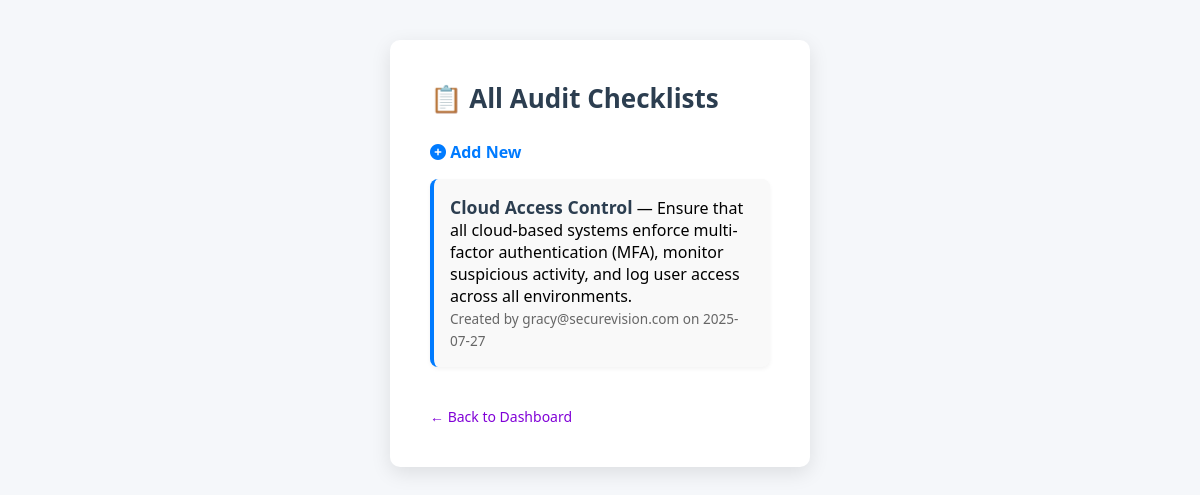
Screenshot of /checklists (signed in) with the database file from the repository.
### app/models.py (models this page shows)
class AuditChecklist(db.Model):
    id = db.Column(db.Integer, primary_key=True)
    title = db.Column(db.String(150), nullable=False)
    description = db.Column(db.Text, nullable=False)
    created_by = db.Column(db.String(100), nullable=False)  # email or name
    created_at = db.Column(db.DateTime, default=datetime.utcnow)

### app/routes.py (the view)
@bp.route('/checklists')
@login_required
def checklist_index():
    checklists = AuditChecklist.query.order_by(AuditChecklist.created_at.desc()).all()
    return render_template('checklists/index.html', checklists=checklists)

### app/__init__.py (called while the page is built)
def create_app():
    app = Flask(__name__)
    app.config.from_object(Config)
    db.init_app(app)
    migrate.init_app(app, db)
    login_manager.init_app(app)
    from app.models import User
    @login_manager.user_loader
    def load_user(user_id):
        return User.query.get(int(user_id))
    from app.routes import bp as routes_bp
    app.register_blueprint(routes_bp)
    return app

### app/templates/checklists/index.html (shortened to what this page needs)
<!DOCTYPE html>
<html lang="en">
<head>
    <link rel="stylesheet" href="{{ url_for('static', filename='style.css') }}">
    <link rel="stylesheet" href="https://cdnjs.cloudflare.com/ajax/libs/font-awesome/6.4.0/css/all.min.css">
</head>
<body class="login-page" style="align-items: flex-start; padding-top: 40px;">
<div class="login-card" style="width: 700px; text-align: left;">
    <h1>📋 All Audit Checklists</h1>
    <a href="{{ url_for('routes.checklist_new') }}" style="color: #007bff; font-weight: bold; display: inline-block; margin-bottom: 1rem;">
        <i class="fas fa-plus-circle"></i> Add New
    </a>
    {% for item in checklists %}
        <div class="checklist-item">
            <strong>{{ item.title }}</strong> — {{ item.description }}<br>
            <small>Created by {{ item.created_by }} on {{ item.created_at.strftime('%Y-%m-%d') }}</small><br>
        </div>
    {% else %}
        <p>No checklists yet.</p>
    {% endfor %}
    <div class="back-link" style="margin-top: 1.5rem;">
        <a href="{{ url_for('routes.dashboard') }}">← Back to Dashboard</a>
    </div>
</div>
</body>
</html>

### app/static/style.css (style rules this page uses)
* { box-sizing: border-box; margin: 0; padding: 0; }
body { font-family: 'Segoe UI', sans-serif; background-color: #f5f7fa; height: 100vh; }
h1 { font-size: 1.8rem; margin-bottom: 1rem; color: #333; }
a { color: #6a11cb; text-decoration: none; }
.back-link { margin-top: 2rem; display: inline-block; }
.login-page { display: flex; justify-content: center; align-items: center; height: 100vh; background-color: #f2f2f2; margin: 0; padding: 0; }
.login-card { background-color: #ffffff; padding: 2.5rem; border-radius: 12px; box-shadow: 0 6px 18px rgba(0, 0, 0, 0.1); width: 420px; text-align: center; }
.login-card h1 { font-size: 1.8rem; color: #333; margin-bottom: 1.8rem; }
.login-page { background-color: #f5f7fa; display: flex; justify-content: center; align-items: center; height: 100vh; font-family: 'Segoe UI', sans-serif; margin: 0; }
.login-card { background: #fff; padding: 2.5rem; border-radius: 10px; box-shadow: 0 6px 20px rgba(0, 0, 0, 0.1); width: 100%; max-width: 420px; text-align: center; }
.login-card h1 { font-size: 26px; margin-bottom: 25px; color: #2c3e50; }
.back-link { margin-top: 1rem; font-size: 14px; }
.back-link a { color: #8000d7; text-decoration: none; }
.checklist-item { background-color: #f9f9f9; padding: 1rem; border-radius: 8px; margin-bottom: 1rem; border-left: 4px solid #007bff; box-shadow: 0 2px 4px rgba(0, 0, 0, 0.05); transition: background 0.3s ease; }
.checklist-item strong { font-size: 1.1rem; color: #2c3e50; }
.checklist-item small { color: #666; font-size: 0.85rem; }
.checklist-item { animation: fadeIn 0.5s ease-in-out; }

### rows the page displays
AuditChecklist: title "Cloud Access Control", description "Ensure that all cloud-based systems enforce multi-factor authentication (MFA), monitor suspicious activity, and log user access across all environments.", created_by "gracy@securevision.com", created_at "2025-07-27"
